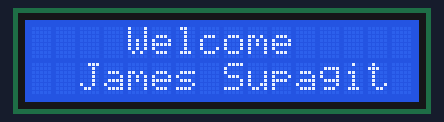
Recording of a sketch running on a simulated Arduino Uno, built with avr-gcc and run on an emulated ATmega328P. On the bench: 16×2 character LCD.

Above: at 3.6 s.

The sketch:

I2C_LCD.ino
```cpp
#include <Wire.h>
#include <LiquidCrystal_I2C.h>
LiquidCrystal_I2C lcd(0x27, 16, 2);

void setup()
{
lcd.begin();
for(int i=1;i<=5;i++) // Blink Display 3 times
{
  lcd.backlight();
  delay(350);
  lcd.noBacklight();
  delay(350);
}lcd.backlight();

lcd.setCursor(4, 0);
lcd.print("Welcome");
lcd.setCursor(2, 1);
lcd.print("James Supagit");
}

void loop()
{
}
```
